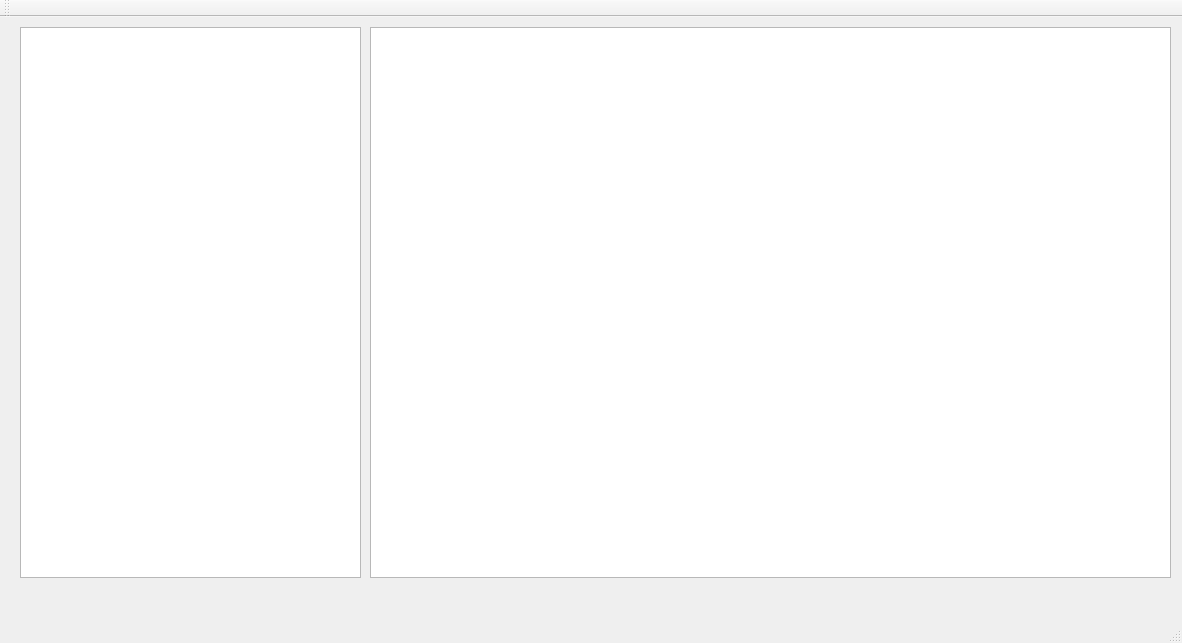
<?xml version="1.0" encoding="UTF-8"?>
<ui version="4.0">
 <class>MainWindow</class>
 <widget class="QMainWindow" name="MainWindow">
  <property name="geometry">
   <rect>
    <x>0</x>
    <y>0</y>
    <width>1182</width>
    <height>643</height>
   </rect>
  </property>
  <property name="windowTitle">
   <string>MainWindow</string>
  </property>
  <widget class="QWidget" name="centralWidget">
   <widget class="QTableView" name="apisView">
    <property name="geometry">
     <rect>
      <x>20</x>
      <y>10</y>
      <width>341</width>
      <height>551</height>
     </rect>
    </property>
   </widget>
   <widget class="QTableView" name="apiElementsView">
    <property name="geometry">
     <rect>
      <x>370</x>
      <y>10</y>
      <width>801</width>
      <height>551</height>
     </rect>
    </property>
   </widget>
  </widget>
  <widget class="QMenuBar" name="menuBar">
   <property name="geometry">
    <rect>
     <x>0</x>
     <y>0</y>
     <width>1182</width>
     <height>30</height>
    </rect>
   </property>
  </widget>
  <widget class="QToolBar" name="mainToolBar">
   <attribute name="toolBarArea">
    <enum>TopToolBarArea</enum>
   </attribute>
   <attribute name="toolBarBreak">
    <bool>false</bool>
   </attribute>
  </widget>
  <widget class="QStatusBar" name="statusBar"/>
 </widget>
 <layoutdefault spacing="6" margin="11"/>
 <resources/>
 <connections/>
</ui>
